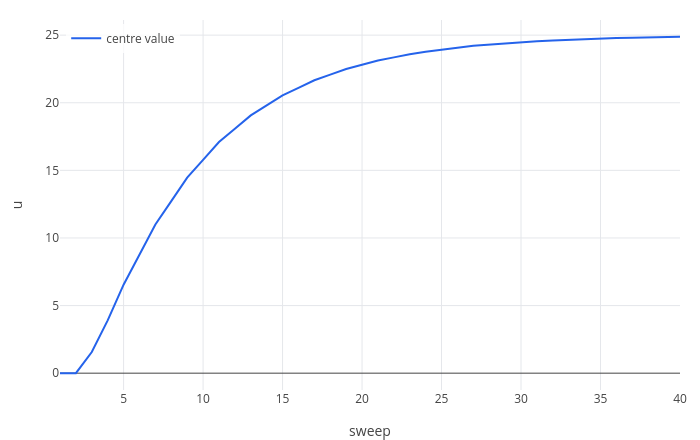

Notebook code cell kept with this figure:
### Markdown cell above
## 3. Relaxation by hand

How does a computer find the averages, when every value depends on its neighbours? The simplest method, due to Carl
Jacobi (1845), is to guess and then repeatedly replace every inside value by the average of its four neighbours. Try it
on a 7 by 7 grid (5 by 5 inside), top row at 100, starting from 0 inside, and watch the centre:

### Code cell
N = 6;
V = zeros(N + 1, N + 1);
for i = 1:N + 1
  V(N + 1, i) = 100;
end
centre = zeros(1, 40);
for sweep = 1:40
  W = V;
  for j = 2:N
    for i = 2:N
      W(j, i) = (V(j, i - 1) + V(j, i + 1) + V(j - 1, i) + V(j + 1, i))/4;
    end
  end
  V = W;
  centre(sweep) = V(4, 4);
end
labels(legend(plot(1:40, centre), "centre value"), "sweep", "u")

### Figure 1 — Plotly figure (JSON) as saved in the notebook; plotly's stock layout.template omitted (floating-point values rounded to 4 significant figures)
{"data": [{"line": {"color": "#2563eb", "width": 2}, "mode": "lines", "name": "centre value", "type": "scatter", "x": [1, 2, 3, 4, 5, 6, 7, 8, 9, 10, 11, 12, 13, 14, 15, 16, 17, 18, 19, 20, 21, 22, 23, 24, 25, 26, 27, 28, 29, 30, 31, 32, 33, 34, 35, 36, 37, 38, 39, 40, null], "y": [0, 0, 1.562, 3.906, 6.543, 8.74, 10.99, 12.72, 14.46, 15.78, 17.09, 18.08, 19.07, 19.81, 20.55, 21.11, 21.66, 22.08, 22.5, 22.81, 23.12, 23.36, 23.59, 23.77, 23.94, 24.08, 24.21, 24.31, 24.41, 24.48, 24.55, 24.61, 24.67, 24.71, 24.75, 24.78, 24.81, 24.84, 24.86, 24.88, null]}], "layout": {"height": 440, "legend": {"bgcolor": "rgba(255,255,255,0.8)", "x": 0.01, "xanchor": "left", "y": 0.99, "yanchor": "top"}, "margin": {"b": 50, "l": 60, "r": 20, "t": 20}, "showlegend": true, "title": {"text": ""}, "width": 700, "xaxis": {"range": [1, 40], "title": {"text": "sweep"}, "zeroline": true}, "yaxis": {"range": [-1.244, 26.12], "title": {"text": "u"}, "zeroline": true}}}
